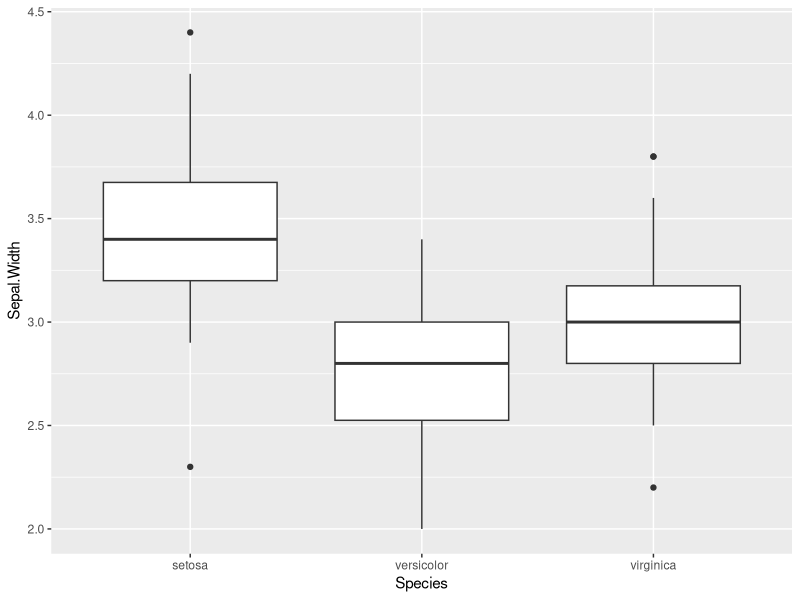
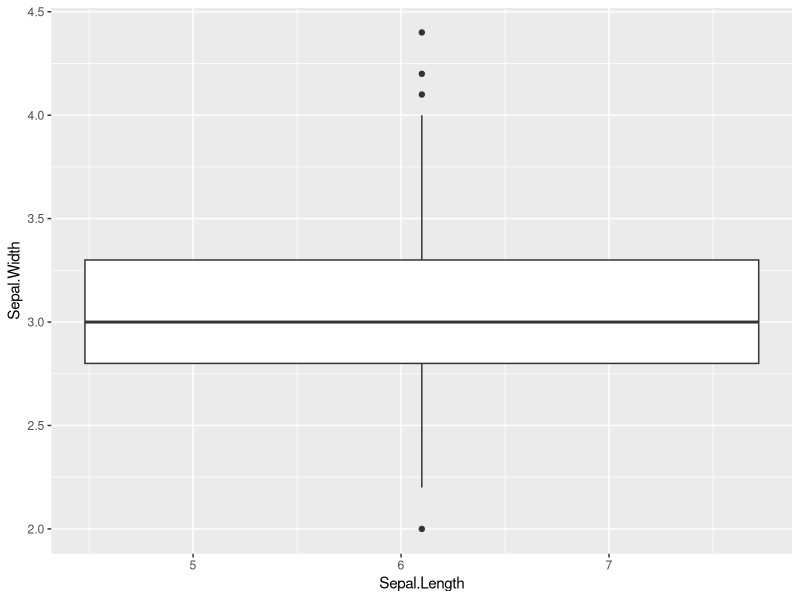
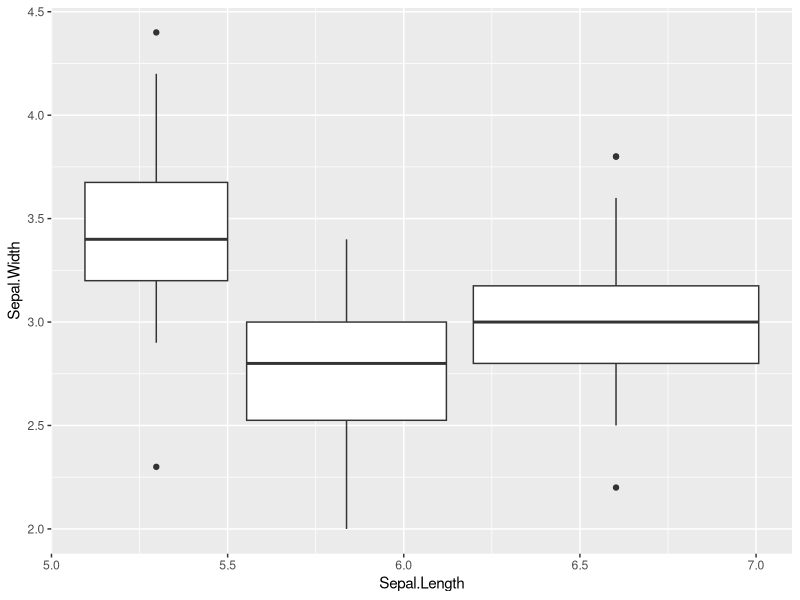
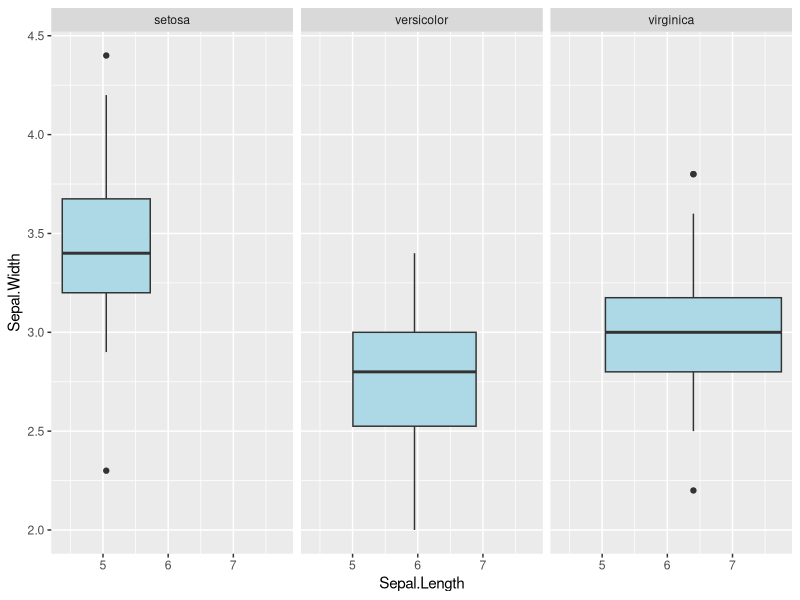

Recreate these plots in R, in order.
## ---- chunk 1
library(ggplot2)
p <- ggplot(iris, aes(Species, Sepal.Width))

# look at p (class, mode, str) before continuing
p + geom_boxplot()
## ---- chunk 2
range(iris$Sepal.Length)
p<-ggplot(iris,aes(Sepal.Length,Sepal.Width))
p+geom_boxplot()
## ---- chunk 3
p<-ggplot(iris,aes(Sepal.Length,Sepal.Width))
p+geom_boxplot(aes(group=Species))
## ---- chunk 4
p<-ggplot(iris,aes(Sepal.Length,Sepal.Width))
p+geom_boxplot(fill=c("lightblue")) +facet_wrap(~Species)
